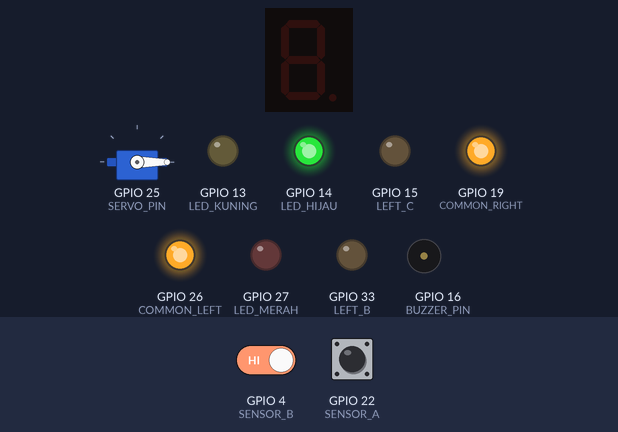
The sketch below on a simulated ESP32. Parts: 1-digit seven-segment display, servo, output pins drawn as LEDs (lit = HIGH), buzzer (waves = sounding). Wiring (inferred from the names in the program): 1-digit 7-segment display, segments lit when HIGH: segments GPIO 5, GPIO 18, GPIO 12, GPIO 23, GPIO 2, GPIO 21, GPIO 17. The test bench sets the inputs (shaded band); at power-on: GPIO 4 (SENSOR_B) HIGH, GPIO 22 (SENSOR_A) HIGH. WiFi joins after 1.5 s; servers stay silent unless stated; no MQTT or app messages arrive unless stated; the segment pins are drawn as the display they are named for; pins used as bus, display or sensor lines are not drawn; what the sketch prints to the serial monitor is not drawn.

Above: at 5.8 s.
5.9 s: GPIO 4 (SENSOR_B) driven LOW
At 16.5 s:
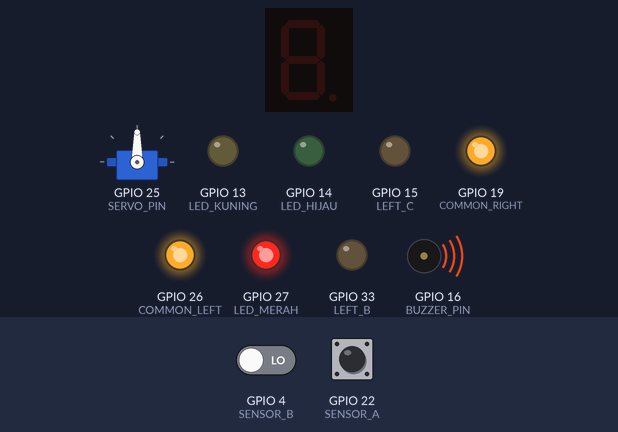
17.9 s: GPIO 22 (SENSOR_A) pulsed LOW 2 times (0.12 s each, 0.3 s apart)
At 21.42 s:
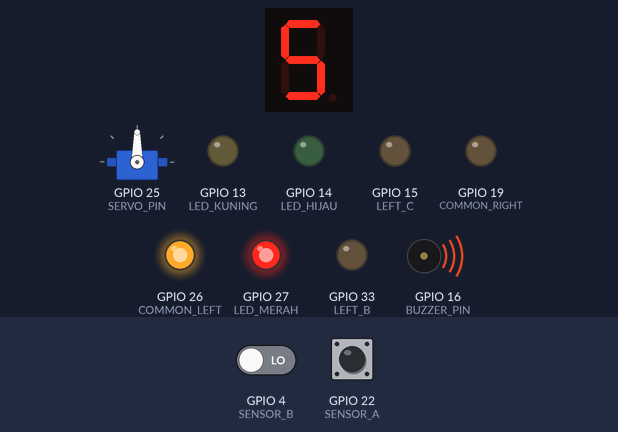
21.5 s: GPIO 4 (SENSOR_B) driven LOW and GPIO 22 (SENSOR_A) driven LOW
At 21.9 s:
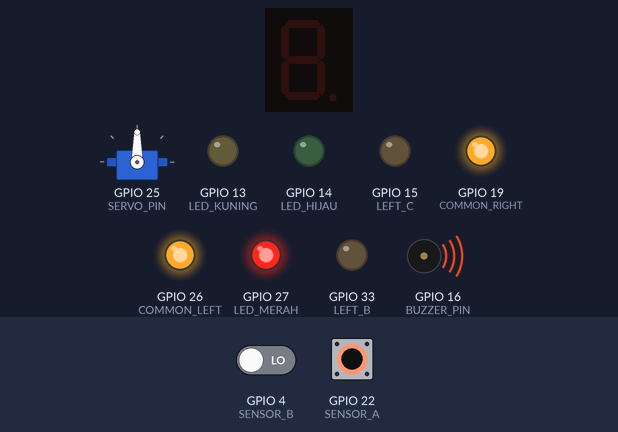
Timing chart, 0 to 24.0 s (numbered marks = the images above; inputs shaded):
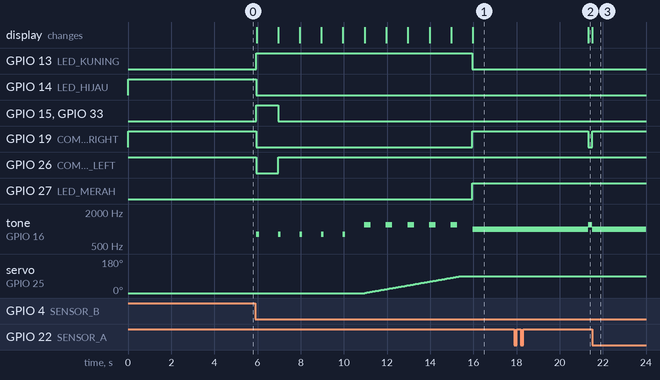

The sketch:

HaloCake_Sensor_Responsif_Diagnostik.ino
```cpp
#include <Arduino.h>
#include <WiFi.h>
#include <PubSubClient.h>
#include <ESP32Servo.h>

const char* WIFI_SSID     = "nama wifi";
const char* WIFI_PASSWORD = "password";
const char* MQTT_HOST     = "broker.hivemq.com";
const uint16_t MQTT_PORT  = 1883;

const char* MQTT_TOPIC    = "halocake/demo-7d82/esp32-01/status";
const unsigned long WIFI_RETRY_MS = 10000;
const unsigned long MQTT_RETRY_MS = 8000;
const unsigned long HEARTBEAT_MS  = 10000;

#define SENSOR_A    22
#define SENSOR_B    4
#define SERVO_PIN   25
#define BUZZER_PIN  16
#define LED_HIJAU   14
#define LED_KUNING  13
#define LED_MERAH   27

// ========== 7-SEGMENT CUSTOM (COMMON CATHODE) ==========
#define SEG_A 5
#define SEG_B 18
#define SEG_C 12
#define SEG_D 23
#define SEG_E 2
#define SEG_F 21
#define SEG_G 17
#define LEFT_B 33
#define LEFT_C 15
#define COMMON_LEFT 26
#define COMMON_RIGHT 19
#define DETECTED    LOW

// ========== SERVO ==========
const int SUDUT_BUKA  = 0;
const int SUDUT_TUTUP = 90;
const unsigned long KECEPATAN_SERVO_MS = 50;
int sudutSekarang = SUDUT_BUKA;
int targetSudut   = SUDUT_BUKA;
unsigned long lastServoMove = 0;

// ========== WAKTU SISTEM ==========
const unsigned long COUNTDOWN_TUTUP_MS = 10000;
const unsigned long MULAI_SERVO_MS     = 5000;
const unsigned long JEDA_GERBONG_MS    = 3000;
const unsigned long COUNTDOWN_BUKA_MS  = 5000;
// Servo baru mulai membuka ketika angka countdown mencapai 1 (detik ke-4).
const unsigned long MULAI_BUKA_SAAT_ANGKA_1_MS = 4000;
// Saat pertama nyala / kembali ke Idle, abaikan sensor selama 5 detik.
const unsigned long JEDA_SENSOR_IDLE_MS = 5000;
// Filter anti-trigger palsu: setelah idle, kedua sensor harus kosong
// stabil dulu, lalu salah satu harus aktif terus untuk memulai countdown.
const unsigned long SENSOR_KOSONG_STABIL_MS = 500;
const unsigned long SENSOR_AKTIF_STABIL_MS  = 50;
const unsigned long LOG_SENSOR_MS = 1000;
unsigned long terakhirLogSensor = 0;
// Jika sensor modul berlogika LOW=terdeteksi, gunakan INPUT_PULLUP.
// Untuk modul push-pull aktif HIGH, ubah DETECTED dan mode pin sesuai modul.

Servo palang;

WiFiClient wifiClient;
PubSubClient mqtt(wifiClient);
unsigned long lastWifiAttempt = 0;
unsigned long lastMqttAttempt = 0;
unsigned long lastHeartbeat   = 0;

// ========== MESIN STATUS ==========
enum State { IDLE, COUNTDOWN, CLOSED, OPEN_CD };
State state = IDLE;
int pinKedatangan = SENSOR_A;
int pinKepergian  = SENSOR_B;
int gerbong = 0;
bool prevDep = false;
unsigned long tStart = 0;
unsigned long lastDetect = 0;
// Timer Idle. Pembacaan sensor baru diizinkan setelah masa tunggu.
unsigned long mulaiIdle = 0;
bool infoSensorAktif = false;
// Persenjataan ulang sensor saat idle. Tidak pernah memicu countdown
// dari sensor yang sudah aktif saat masa jeda berakhir.
bool sensorSiap = false;
unsigned long sejakKosong = 0;
unsigned long sejakAktifA = 0;
unsigned long sejakAktifB = 0;
bool calonA = false;
bool calonB = false;

void resetFilterSensor() {
  sensorSiap = false;
  sejakKosong = 0;
  sejakAktifA = 0;
  sejakAktifB = 0;
  calonA = false;
  calonB = false;
}

// Hanya memanggil fungsi ini di IDLE setelah jeda awal.
// Mengembalikan GPIO sumber kereta, atau -1 bila tidak ada objek valid.
int deteksiKeretaValid(unsigned long now) {
  bool a = digitalRead(SENSOR_A) == DETECTED;
  bool b = digitalRead(SENSOR_B) == DETECTED;

  if (now - terakhirLogSensor >= LOG_SENSOR_MS) {
    terakhirLogSensor = now;
    Serial.printf("[SENSOR] A=%d B=%d siap=%d (aktif=%d)\n",
                  digitalRead(SENSOR_A), digitalRead(SENSOR_B), sensorSiap, DETECTED);
  }

  if (!sensorSiap) {
    // Kedua sensor wajib kosong tanpa jeda selama 2,5 detik.
    if (!a && !b) {
      if (sejakKosong == 0) sejakKosong = now;
      if (now - sejakKosong >= SENSOR_KOSONG_STABIL_MS) {
        sensorSiap = true;
        Serial.println("[SENSOR] Kedua sensor stabil kosong; siap mendeteksi kereta baru.");
      }
    } else {
      sejakKosong = 0;
    }
    return -1;
  }

  // Debounce 50 ms: masih tahan glitch singkat namun cukup responsif.
  if (a) {
    if (!calonA) { calonA = true; sejakAktifA = now; }
  } else {
    calonA = false;
  }
  if (b) {
    if (!calonB) { calonB = true; sejakAktifB = now; }
  } else {
    calonB = false;
  }

  if (calonA && now - sejakAktifA >= SENSOR_AKTIF_STABIL_MS) return SENSOR_A;
  if (calonB && now - sejakAktifB >= SENSOR_AKTIF_STABIL_MS) return SENSOR_B;
  return -1;
}
int lastShown = -99;
int lastSent = -99;

// Selama periode Idle 5 detik, pembacaan sensor diabaikan.
// Fungsi ini juga digunakan saat membuat JSON untuk dashboard.
bool aktif(int pin) {
  if (state == IDLE && millis() - mulaiIdle < JEDA_SENSOR_IDLE_MS) {
    return false;
  }
  return digitalRead(pin) == DETECTED;
}

void gerakServoPelan(unsigned long now) {
  if (sudutSekarang == targetSudut) return;
  if (now - lastServoMove >= KECEPATAN_SERVO_MS) {
    lastServoMove = now;
    if (sudutSekarang < targetSudut) sudutSekarang++;
    else if (sudutSekarang > targetSudut) sudutSekarang--;
    palang.write(sudutSekarang);
  }
}

void setLED(bool g, bool y, bool r) {
  digitalWrite(LED_HIJAU, g);
  digitalWrite(LED_KUNING, y);
  digitalWrite(LED_MERAH, r);
}

// Pola segmen kanan, urutan: A B C D E F G
const uint8_t rightPins[7] = {SEG_A, SEG_B, SEG_C, SEG_D, SEG_E, SEG_F, SEG_G};
const uint8_t polaAngka[10][7] = {
  {1,1,1,1,1,1,0}, // 0
  {0,1,1,0,0,0,0}, // 1
  {1,1,0,1,1,0,1}, // 2
  {1,1,1,1,0,0,1}, // 3
  {0,1,1,0,0,1,1}, // 4
  {1,0,1,1,0,1,1}, // 5
  {1,0,1,1,1,1,1}, // 6
  {1,1,1,0,0,0,0}, // 7
  {1,1,1,1,1,1,1}, // 8
  {1,1,1,1,0,1,1}  // 9
};

void initDisplay() {
  // Common dimatikan lebih dahulu, supaya tidak berkedip ketika boot.
  pinMode(COMMON_LEFT, OUTPUT);
  pinMode(COMMON_RIGHT, OUTPUT);
  digitalWrite(COMMON_LEFT, HIGH);
  digitalWrite(COMMON_RIGHT, HIGH);
  for (int i = 0; i < 7; i++) {
    pinMode(rightPins[i], OUTPUT);
    digitalWrite(rightPins[i], LOW);
  }
  pinMode(LEFT_B, OUTPUT);
  pinMode(LEFT_C, OUTPUT);
  digitalWrite(LEFT_B, LOW);
  digitalWrite(LEFT_C, LOW);
}

void tampil(int angka) {
  if (angka == lastShown) return;
  lastShown = angka;

  // Common cathode: HIGH=nonaktif, LOW=aktif.
  digitalWrite(COMMON_LEFT, HIGH);
  digitalWrite(COMMON_RIGHT, HIGH);
  for (int i = 0; i < 7; i++) digitalWrite(rightPins[i], LOW);
  digitalWrite(LEFT_B, LOW);
  digitalWrite(LEFT_C, LOW);

  if (angka < 0) return; // Blank ketika IDLE
  // Dengan koneksi yang diberikan, digit kiri hanya bisa menampilkan '1'.
  // Display hanya digunakan untuk countdown, bukan jumlah gerbong.
  int digitKanan = angka % 10;
  for (int i = 0; i < 7; i++) {
    digitalWrite(rightPins[i], polaAngka[digitKanan][i] ? HIGH : LOW);
  }
  digitalWrite(COMMON_RIGHT, LOW);
  if (angka >= 10 && angka < 20) {
    digitalWrite(LEFT_B, HIGH);
    digitalWrite(LEFT_C, HIGH);
    digitalWrite(COMMON_LEFT, LOW);
  }
}

// Bunyi tepat saat angka countdown berubah, tanpa delay blocking.
// Angka 10-6: 120 ms, angka 5-1: 300 ms.
int lastBeepNumber = -99;
unsigned long beepMulai = 0;
bool beepAktif = false;

void resetBuzzerCountdown() {
  noTone(BUZZER_PIN);
  lastBeepNumber = -99;
  beepAktif = false;
}

void bunyiCountdown(int angka, unsigned long now) {
  if (angka >= 1 && angka != lastBeepNumber) {
    lastBeepNumber = angka;
    beepMulai = now;
    beepAktif = true;
    tone(BUZZER_PIN, angka <= 5 ? 1200 : 800);
  }
  if (beepAktif && now - beepMulai >= (lastBeepNumber <= 5 ? 300UL : 120UL)) {
    noTone(BUZZER_PIN);
    beepAktif = false;
  }
}

// Nama status yang valid di API HaloCake: Idle, Warning, Closed.
// OPEN_CD tetap Closed sampai palang benar-benar selesai membuka.
const char* sistemSekarang() {
  if (state == IDLE) return "idle";
  if (state == COUNTDOWN) return "warning";
  return "closed";
}

const char* palangSekarang() {
  if (targetSudut == SUDUT_TUTUP && sudutSekarang != SUDUT_TUTUP) return "menutup";
  if (targetSudut == SUDUT_BUKA && sudutSekarang != SUDUT_BUKA) return "membuka";
  return (sudutSekarang == SUDUT_TUTUP) ? "tertutup" : "terbuka";
}

int countdownSekarang(unsigned long now) {
  if (state == COUNTDOWN) {
    long sisa = 10L - (long)((now - tStart) / 1000UL);
    return sisa > 0 ? (int)sisa : 0;
  }
  if (state == OPEN_CD) {
    long sisa = 5L - (long)((now - tStart) / 1000UL);
    return sisa > 0 ? (int)sisa : 0;
  }
  return 0;
}

// Cetak JSON ke Serial dan publish ke MQTT bila koneksi tersedia.
// Nama field PERSIS sesuai api/ingest.php (field countdown/uptime diabaikan API).
void kirim(const char* sistem, const char* pal, int cd) {
  char buf[256];
  int count = snprintf(buf, sizeof(buf),
    "{\"statusSistem\":\"%s\",\"statusPalang\":\"%s\","
    "\"sensor1\":%s,\"sensor2\":%s,\"jumlahGerbong\":%d,"
    "\"countdown\":%d,\"uptime\":%lu}",
    sistem, pal,
    aktif(SENSOR_A) ? "true" : "false",
    aktif(SENSOR_B) ? "true" : "false",
    gerbong, cd, (unsigned long)(millis() / 1000UL)
  );
  if (count <= 0 || count >= (int)sizeof(buf)) {
    Serial.println("[JSON] Buffer tidak cukup");
    return;
  }

  Serial.print("[DATA] ");
  Serial.println(buf);
  if (mqtt.connected()) {
    bool ok = mqtt.publish(MQTT_TOPIC, buf, false); // retain = false
    Serial.println(ok ? "[MQTT] Publish OK" : "[MQTT] Publish GAGAL");
  } else {
    Serial.println("[MQTT] Offline; data ini tidak diantrekan");
  }
}

void kirimSnapshot() {
  kirim(sistemSekarang(), palangSekarang(), countdownSekarang(millis()));
  lastHeartbeat = millis();
}

// Koneksi ulang tanpa delay()/while() untuk WiFi; koneksi MQTT memakai
// PubSubClient yang bersifat sinkron. Tidak cocok untuk kendali safety-critical.
void jagaKoneksi(unsigned long now) {
  if (WiFi.status() != WL_CONNECTED) {
    if (now - lastWifiAttempt >= WIFI_RETRY_MS) {
      lastWifiAttempt = now;
      Serial.println("[WiFi] Mencoba koneksi ulang...");
      WiFi.reconnect();
    }
    return;
  }

  if (mqtt.connected()) {
    mqtt.loop();
    return;
  }

  // Jangan mulai dial broker saat servo masih bergerak.
  if (sudutSekarang != targetSudut) return;
  if (now - lastMqttAttempt < MQTT_RETRY_MS) return;
  lastMqttAttempt = now;

  String clientId = "HaloCake-ESP32-" + String((uint32_t)(ESP.getEfuseMac() & 0xFFFFFFFF), HEX);
  Serial.print("[MQTT] Menghubungi broker...");
  if (mqtt.connect(clientId.c_str())) {
    Serial.println(" terhubung!");
    // Kirim ulang snapshot terkini, termasuk angka gerbong (0 diperbolehkan).
    kirimSnapshot();
  } else {
    Serial.print(" gagal, state=");
    Serial.println(mqtt.state());
  }
}

void setup() {
  Serial.begin(115200);
  pinMode(SENSOR_A, INPUT_PULLUP);
  pinMode(SENSOR_B, INPUT_PULLUP);
  // Jika modul push-pull aktif HIGH, sesuaikan DETECTED menjadi HIGH.
  pinMode(LED_HIJAU, OUTPUT);
  pinMode(LED_KUNING, OUTPUT);
  pinMode(LED_MERAH, OUTPUT);
  pinMode(BUZZER_PIN, OUTPUT);

  palang.setPeriodHertz(50);
  palang.attach(SERVO_PIN, 500, 2400);
  palang.write(SUDUT_BUKA);

  initDisplay();

  setLED(1, 0, 0); // Hijau menyala sejak awal.
  noTone(BUZZER_PIN);
  tampil(-1);

  mqtt.setServer(MQTT_HOST, MQTT_PORT);
  mqtt.setBufferSize(512); // topik + JSON + header MQTT harus muat
  mqtt.setSocketTimeout(2);
  mqtt.setKeepAlive(15);

  WiFi.mode(WIFI_STA);
  WiFi.setAutoReconnect(true);
  WiFi.begin(WIFI_SSID, WIFI_PASSWORD);
  // Izinkan percobaan MQTT secepat WiFi tersambung.
  lastMqttAttempt = millis() - MQTT_RETRY_MS;
  lastWifiAttempt = millis();

  mulaiIdle = millis(); // Jeda 5 detik dimulai SETELAH setup selesai.
  infoSensorAktif = false;
  resetFilterSensor();
  Serial.println("Sistem Palang Kereta + HaloCake MQTT siap");
  Serial.println("[IDLE] Palang TERBUKA, lampu HIJAU ON. Sensor menunggu 5 detik.");
  kirim("idle", "terbuka", 0);
}

void loop() {
  unsigned long now = millis();

  gerakServoPelan(now);
  jagaKoneksi(now);
  if (mqtt.connected() && now - lastHeartbeat >= HEARTBEAT_MS) {
    kirimSnapshot();
  }

  // ========== 1. IDLE ==========
  if (state == IDLE) {
    // Hindari pembacaan sensor dan transisi status selama 5 detik.
    if (now - mulaiIdle < JEDA_SENSOR_IDLE_MS) {
      return; // WiFi/MQTT/servo telah diproses di atas.
    }
    if (!infoSensorAktif) {
      Serial.println("[IDLE] 5 detik selesai. Menunggu kedua sensor kosong stabil 0,5 detik sebelum siap.");
      infoSensorAktif = true;
    }
    int pinValid = deteksiKeretaValid(now);
    if (pinValid != -1) {
      pinKedatangan = pinValid;
      pinKepergian = (pinValid == SENSOR_A) ? SENSOR_B : SENSOR_A;
      gerbong = 0;
      resetFilterSensor();

      Serial.println(pinValid == SENSOR_A ? "Kereta datang dari KIRI" : "Kereta datang dari KANAN");
      state = COUNTDOWN;
      tStart = now;
      lastShown = -99;
      lastSent = -99;
      setLED(0, 1, 0);
      resetBuzzerCountdown();
      tampil(10);
      bunyiCountdown(10, now);
      kirim("warning", "terbuka", 10);
    }
  }

  // ========== 2. COUNTDOWN PENUTUPAN ==========
  else if (state == COUNTDOWN) {
    unsigned long el = now - tStart;
    int sisa = 10 - (int)(el / 1000);
    if (sisa < 0) sisa = 0;
    tampil(sisa > 0 ? sisa : -1);
    bunyiCountdown(sisa, now);

    // Servo mulai menutup setelah 5 detik, seperti kode asli.
    if (el >= MULAI_SERVO_MS) targetSudut = SUDUT_TUTUP;

    if (sisa != lastSent) {
      lastSent = sisa;
      kirim("warning", el >= MULAI_SERVO_MS ? "menutup" : "terbuka", sisa);
    }

    if (el >= COUNTDOWN_TUTUP_MS && sudutSekarang == SUDUT_TUTUP) {
      resetBuzzerCountdown();
      state = CLOSED;
      prevDep = false;
      lastDetect = now;
      lastShown = -99;
      setLED(0, 0, 1);
      tampil(-1); // Display mati setelah countdown penutupan
      Serial.println("Palang tertutup");
      kirim("closed", "tertutup", 0);
    }
  }

  // ========== 3. PALANG TERTUTUP ==========
  else if (state == CLOSED) {
    tone(BUZZER_PIN, 1000);
    bool dep = aktif(pinKepergian);

    if (dep && !prevDep) {
      gerbong++;
      Serial.print("Gerbong: ");
      Serial.println(gerbong);
      tampil(-1); // Jumlah gerbong tetap dihitung, tidak ditampilkan
      kirim("closed", "tertutup", 0);
    }
    if (dep) lastDetect = now;
    prevDep = dep;

    if (gerbong > 0 && !dep && now - lastDetect > JEDA_GERBONG_MS) {
      Serial.println("Kereta sudah lewat");
      state = OPEN_CD;
      tStart = now;
      lastShown = -99;
      lastSent = -99;
      // Pertahankan palang tertutup selama hitungan 5, 4, 3, dan 2.
      targetSudut = SUDUT_TUTUP;
      resetBuzzerCountdown();
      kirim("closed", "tertutup", 5);
    }
  }

  // ========== 4. COUNTDOWN PEMBUKAAN ==========
  else if (state == OPEN_CD) {

    if (aktif(pinKepergian)) {
      targetSudut = SUDUT_TUTUP;
      resetBuzzerCountdown();
      state = CLOSED;
      prevDep = true; // Hindari menghitung pulsa sensor yang sama dua kali.
      lastDetect = now;
      lastShown = -99;
      tampil(-1); // Jumlah gerbong tetap dihitung, tidak ditampilkan
      kirim("closed", "menutup", 0);
      return;
    }

    int sisa = 5 - (int)((now - tStart) / 1000);
    if (sisa < 0) sisa = 0;
    tampil(sisa > 0 ? sisa : -1);
    bunyiCountdown(sisa, now);

    // Ketika angka 1 muncul (setelah 4 detik), baru mulai buka palang.
    // Angka 5 sampai 2: palang tetap tertutup.
    if (now - tStart >= MULAI_BUKA_SAAT_ANGKA_1_MS) {
      targetSudut = SUDUT_BUKA;
    } else {
      targetSudut = SUDUT_TUTUP;
    }

    if (sisa != lastSent) {
      lastSent = sisa;
      // Tetap Closed pada backend sampai servo selesai membuka.
      kirim("closed", (targetSudut == SUDUT_BUKA ? "membuka" : "tertutup"), sisa);
    }

    if (now - tStart >= COUNTDOWN_BUKA_MS && sudutSekarang == SUDUT_BUKA) {
      resetBuzzerCountdown();
      setLED(1, 0, 0);
      state = IDLE;
      mulaiIdle = now; // Setiap kembali ke Idle, mulai jeda 5 detik lagi.
      infoSensorAktif = false;
      resetFilterSensor();
      lastShown = -99;
      tampil(-1);
      Serial.println("Palang terbuka. Lampu hijau ON, sensor jeda 5 detik.");
      kirim("idle", "terbuka", 0);
    }
  }
}
```

Measured:
- after the input at 5.9 s, GPIO 13 (LED_KUNING): LOW → HIGH after 0.05 s, → LOW 10.0 s later; GPIO 14 (LED_HIJAU): HIGH → LOW after 0.05 s
- after the input at 17.9 s, GPIO 19 (COMMON_RIGHT): HIGH → LOW after 3.4 s; tone on GPIO 16 (BUZZER_PIN): 1000 Hz → silent after 3.4 s, → 1200 Hz 0.01 s later; the display: changes after 3.4 s (image 2)
- after the input at 21.5 s, GPIO 19 (COMMON_RIGHT): LOW → HIGH at once
